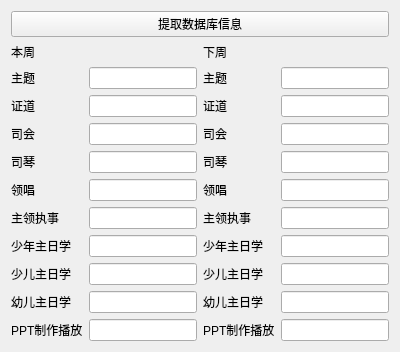
                   <widget class="QWidget" name="tab_14">
                    <attribute name="title">
                     <string>服事人员</string>
                    </attribute>
                    <layout class="QVBoxLayout" name="verticalLayout_21">
                     <item>
                      <widget class="QPushButton" name="pushButton_extract_worker_info">
                       <property name="text">
                        <string>提取数据库信息</string>
                       </property>
                      </widget>
                     </item>
                     <item>
                      <layout class="QGridLayout" name="gridLayout_6">
                       <item row="1" column="1">
                        <layout class="QFormLayout" name="formLayout_4">
                         <item row="0" column="1">
                          <widget class="QLineEdit" name="lineEdit_topic_info2"/>
                         </item>
                         <item row="1" column="1">
                          <widget class="QLineEdit" name="lineEdit_preacher_info2"/>
                         </item>
                         <item row="2" column="1">
                          <widget class="QLineEdit" name="lineEdit_hoster_info2"/>
                         </item>
                         <item row="3" column="1">
                          <widget class="QLineEdit" name="lineEdit_piano_info2"/>
                         </item>
                         <item row="4" column="1">
                          <widget class="QLineEdit" name="lineEdit_song_leader_info2"/>
                         </item>
                         <item row="5" column="1">
                          <widget class="QLineEdit" name="lineEdit_main_actioner_info2"/>
                         </item>
                         <item row="6" column="1">
                          <widget class="QLineEdit" name="lineEdit_teenage_info2"/>
                         </item>
                         <item row="7" column="1">
                          <widget class="QLineEdit" name="lineEdit_kid_info2"/>
                         </item>
                         <item row="8" column="1">
                          <widget class="QLineEdit" name="lineEdit_baby_info2"/>
                         </item>
                         <item row="9" column="1">
                          <widget class="QLineEdit" name="lineEdit_ppt_info2"/>
                         </item>
                         <item row="0" column="0">
                          <widget class="QLabel" name="label_96">
                           <property name="text">
                            <string>主题</string>
                           </property>
                          </widget>
                         </item>
                         <item row="1" column="0">
                          <widget class="QLabel" name="label_86">
                           <property name="text">
                            <string>证道</string>
                           </property>
                          </widget>
                         </item>
                         <item row="2" column="0">
                          <widget class="QLabel" name="label_87">
                           <property name="text">
                            <string>司会</string>
                           </property>
                          </widget>
                         </item>
                         <item row="3" column="0">
                          <widget class="QLabel" name="label_88">
                           <property name="text">
                            <string>司琴</string>
                           </property>
                          </widget>
                         </item>
                         <item row="4" column="0">
                          <widget class="QLabel" name="label_89">
                           <property name="text">
                            <string>领唱</string>
                           </property>
                          </widget>
                         </item>
                         <item row="5" column="0">
                          <widget class="QLabel" name="label_90">
                           <property name="text">
                            <string>主领执事</string>
                           </property>
                          </widget>
                         </item>
                         <item row="6" column="0">
                          <widget class="QLabel" name="label_91">
                           <property name="text">
                            <string>少年主日学</string>
                           </property>
                          </widget>
                         </item>
                         <item row="7" column="0">
                          <widget class="QLabel" name="label_92">
                           <property name="text">
                            <string>少儿主日学</string>
                           </property>
                          </widget>
                         </item>
                         <item row="8" column="0">
                          <widget class="QLabel" name="label_93">
                           <property name="text">
                            <string>幼儿主日学</string>
                           </property>
                          </widget>
                         </item>
                         <item row="9" column="0">
                          <widget class="QLabel" name="label_94">
                           <property name="text">
                            <string>PPT制作播放</string>
                           </property>
                          </widget>
                         </item>
                        </layout>
                       </item>
                       <item row="1" column="0">
                        <layout class="QFormLayout" name="formLayout_3">
                         <item row="1" column="0">
                          <widget class="QLabel" name="label_76">
                           <property name="text">
                            <string>主题</string>
                           </property>
                          </widget>
                         </item>
                         <item row="2" column="0">
                          <widget class="QLabel" name="label_77">
                           <property name="text">
                            <string>证道</string>
                           </property>
                          </widget>
                         </item>
                         <item row="3" column="0">
                          <widget class="QLabel" name="label_78">
                           <property name="text">
                            <string>司会</string>
                           </property>
                          </widget>
                         </item>
                         <item row="4" column="0">
                          <widget class="QLabel" name="label_79">
                           <property name="text">
                            <string>司琴</string>
                           </property>
                          </widget>
                         </item>
                         <item row="5" column="0">
                          <widget class="QLabel" name="label_80">
                           <property name="text">
                            <string>领唱</string>
                           </property>
                          </widget>
                         </item>
                         <item row="6" column="0">
                          <widget class="QLabel" name="label_81">
                           <property name="text">
                            <string>主领执事</string>
                           </property>
                          </widget>
                         </item>
                         <item row="7" column="0">
                          <widget class="QLabel" name="label_82">
                           <property name="text">
                            <string>少年主日学</string>
                           </property>
                          </widget>
                         </item>
                         <item row="8" column="0">
                          <widget class="QLabel" name="label_83">
                           <property name="text">
                            <string>少儿主日学</string>
                           </property>
                          </widget>
                         </item>
                         <item row="9" column="0">
                          <widget class="QLabel" name="label_84">
                           <property name="text">
                            <string>幼儿主日学</string>
                           </property>
                          </widget>
                         </item>
                         <item row="10" column="0">
                          <widget class="QLabel" name="label_85">
                           <property name="text">
                            <string>PPT制作播放</string>
                           </property>
                          </widget>
                         </item>
                         <item row="1" column="1">
                          <widget class="QLineEdit" name="lineEdit_topic_info"/>
                         </item>
                         <item row="2" column="1">
                          <widget class="QLineEdit" name="lineEdit_preacher_info"/>
                         </item>
                         <item row="3" column="1">
                          <widget class="QLineEdit" name="lineEdit_hoster_info"/>
                         </item>
                         <item row="4" column="1">
                          <widget class="QLineEdit" name="lineEdit_piano_info"/>
                         </item>
                         <item row="5" column="1">
                          <widget class="QLineEdit" name="lineEdit_song_leader_info"/>
                         </item>
                         <item row="6" column="1">
                          <widget class="QLineEdit" name="lineEdit_main_actioner_info"/>
                         </item>
                         <item row="7" column="1">
                          <widget class="QLineEdit" name="lineEdit_teenage_info"/>
                         </item>
                         <item row="8" column="1">
                          <widget class="QLineEdit" name="lineEdit_kid_info"/>
                         </item>
                         <item row="9" column="1">
                          <widget class="QLineEdit" name="lineEdit_baby_info"/>
                         </item>
                         <item row="10" column="1">
                          <widget class="QLineEdit" name="lineEdit_ppt_info"/>
                         </item>
                        </layout>
                       </item>
                       <item row="0" column="0">
                        <widget class="QLabel" name="label_74">
                         <property name="sizePolicy">
                          <sizepolicy hsizetype="Fixed" vsizetype="Fixed">
                           <horstretch>0</horstretch>
                           <verstretch>0</verstretch>
                          </sizepolicy>
                         </property>
                         <property name="text">
                          <string>本周</string>
                         </property>
                        </widget>
                       </item>
                       <item row="0" column="1">
                        <widget class="QLabel" name="label_75">
                         <property name="sizePolicy">
                          <sizepolicy hsizetype="Fixed" vsizetype="Fixed">
                           <horstretch>0</horstretch>
                           <verstretch>0</verstretch>
                          </sizepolicy>
                         </property>
                         <property name="text">
                          <string>下周</string>
                         </property>
                        </widget>
                       </item>
                      </layout>
                     </item>
                    </layout>
                   </widget>
